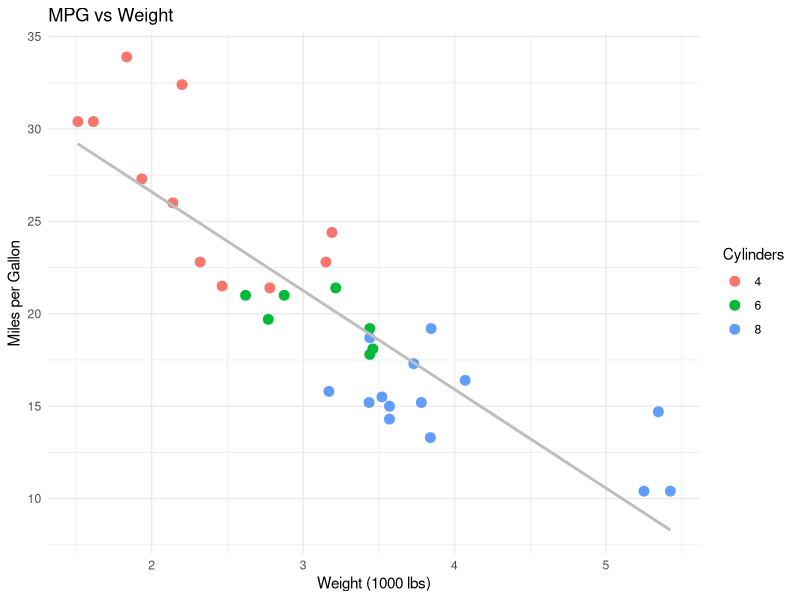
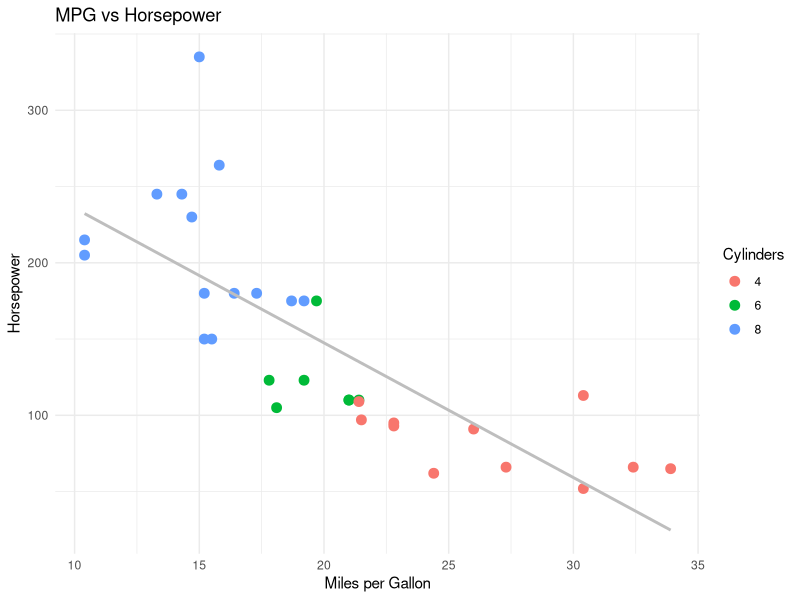

Recreate these plots in R, in order.
## ---- chunk 1
#| label: plot-mpg
#| echo: true
#| message: false
#| warning: false
#| fig-align: center
library(ggplot2)

ggplot(mtcars, aes(x = wt, y = mpg)) +
  geom_point(aes(color = factor(cyl)), size = 3) +
  geom_smooth(method = "lm", se = FALSE, color = "gray") +
  labs(
    title = "MPG vs Weight",
    x = "Weight (1000 lbs)",
    y = "Miles per Gallon",
    color = "Cylinders"
  ) +
  theme_minimal()
## ---- chunk 2
#| label: table-summary
#| echo: false
knitr::kable(head(mtcars), format = "markdown")
## ---- chunk 3
#| label: plot-mpg-hp
#| echo: true
#| message: false
#| warning: false
#| fig-align: center
library(ggplot2)

ggplot(mtcars, aes(x = mpg, y = hp)) +
  geom_point(aes(color = factor(cyl)), size = 3) +
  geom_smooth(method = "lm", se = FALSE, color = "gray") +
  labs(
    title = "MPG vs Horsepower",
    x = "Miles per Gallon",
    y = "Horsepower",
    color = "Cylinders"
  ) +
  theme_minimal()
